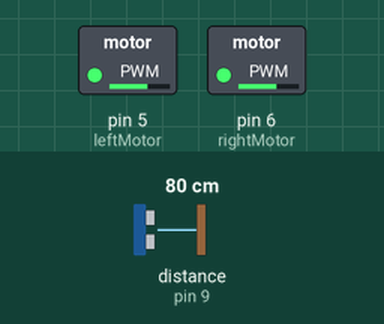
Recording of a sketch running on a simulated Arduino Uno, built with avr-gcc and run on an emulated ATmega328P. Parts: switched loads named in the sketch (green lamp = pin HIGH). Wiring (inferred from the names in the program): ultrasonic range finder: trigger pin 8; echo pin 9. Dashed ring = blinking. Inputs (shaded band) come from the test bench; at power-on: distance to the obstacle (sensor on pin 9) 80 cm. The echo pulse lasts 58.3 µs per cm; pins used as bus, display or sensor lines are not drawn.

Above: at 1.2 s.
1.3 s: distance to the obstacle (sensor on pin 9) set to 22 cm
2.8 s: distance to the obstacle (sensor on pin 9) set to 17 cm
At 3.4 s:
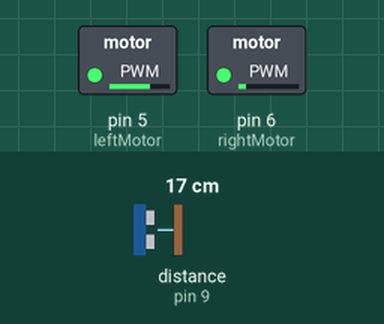
5.8 s: distance to the obstacle (sensor on pin 9) set to 35 cm
7.3 s: distance to the obstacle (sensor on pin 9) set to 2 cm
At 7.9 s:
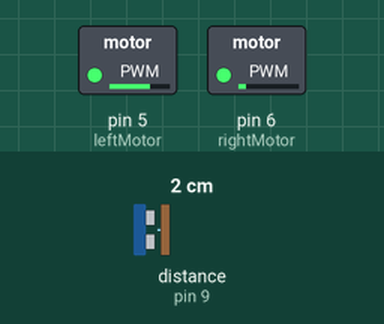
Timing chart, 0 to 11.3 s (numbered marks = the images above; inputs shaded):
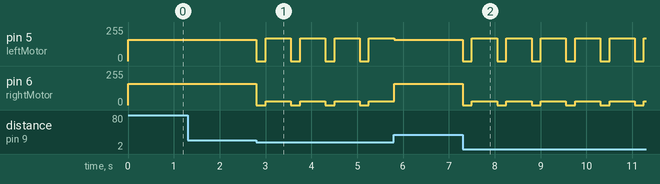

The sketch:

maze_solver_simple.ino
```cpp
// Robot labyrinthe version simple.
// Il applique une regle basique : si devant c'est bloque, il tourne a droite.
// A revoir pour optimiser.

const int trigPin = 8;
const int echoPin = 9;
const int leftMotor = 5;
const int rightMotor = 6;

long distanceCm()
{
  digitalWrite(trigPin, LOW);
  delayMicroseconds(2);
  digitalWrite(trigPin, HIGH);
  delayMicroseconds(10);
  digitalWrite(trigPin, LOW);

  long duration = pulseIn(echoPin, HIGH, 25000);
  if (duration == 0)
    return 999;
  return duration * 0.034 / 2;
}

void motors(int l, int r)
{
  analogWrite(leftMotor, l);
  analogWrite(rightMotor, r);
}

void setup()
{
  pinMode(trigPin, OUTPUT);
  pinMode(echoPin, INPUT);
  pinMode(leftMotor, OUTPUT);
  pinMode(rightMotor, OUTPUT);
}

void loop()
{
  long front = distanceCm();

  if (front > 18)
  {
    motors(160, 160);
  }
  else
  {
    motors(0, 0);
    delay(200);
    motors(170, 30);
    delay(550);
  }
}
```

Measured:
- the behaviour switches between 20 and 19 cm on distance to the obstacle (sensor on pin 9) (found by bisection; images 0 and 1)
- after the input at 1.3 s, every drawn part: stays the same
- after the input at 2.8 s, pin 5 (leftMotor): alternates 170/255 for 0.55 s and 0/255 for 0.20 s, starting at once; pin 6 (rightMotor): alternates 30/255 for 0.55 s and 0/255 for 0.20 s, starting at once
- after the input at 7.3 s, pin 5 (leftMotor): alternates 170/255 for 0.55 s and 0/255 for 0.20 s, starting at once; pin 6 (rightMotor): alternates 30/255 for 0.55 s and 0/255 for 0.20 s, starting at once
